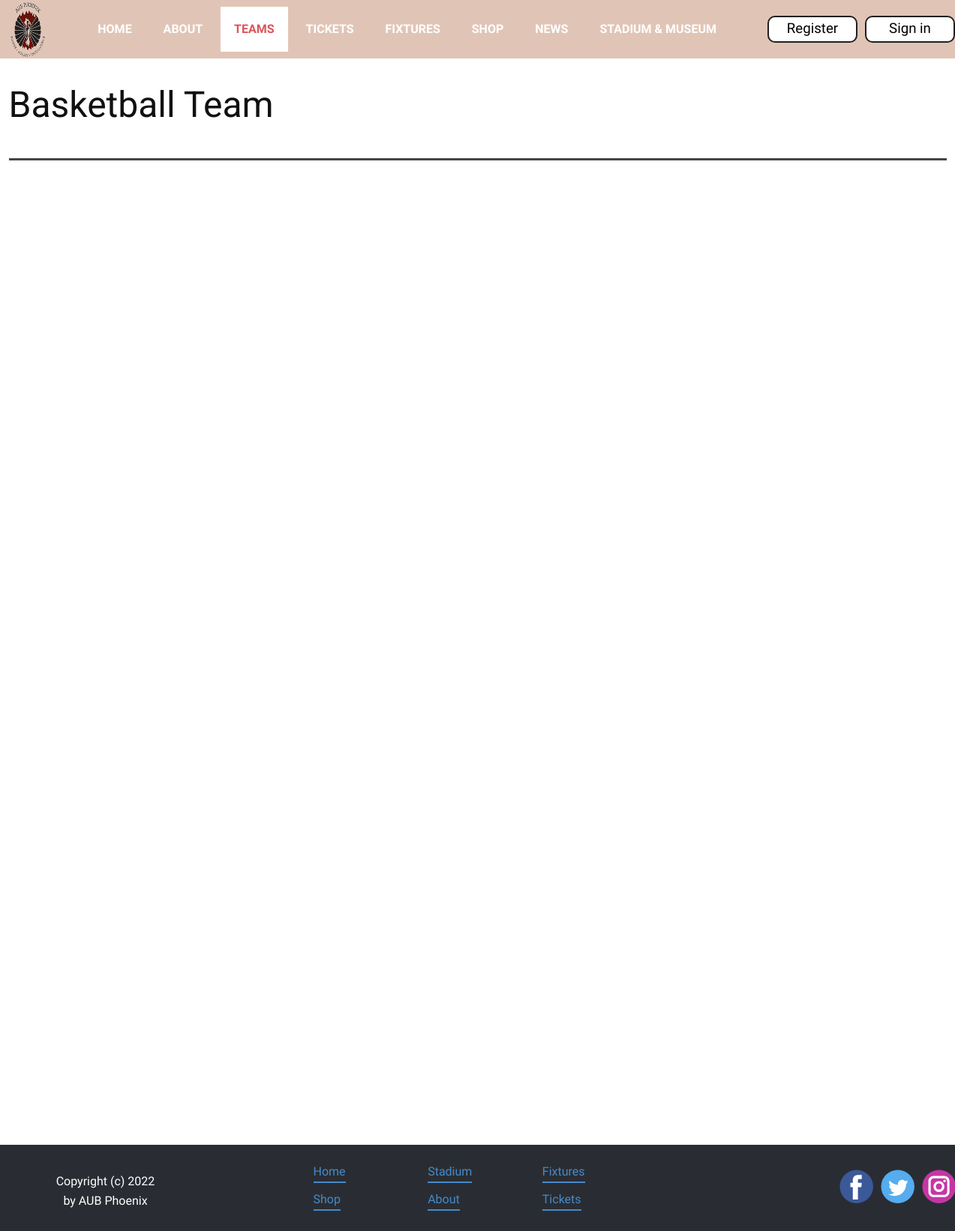
The app's page /TeamsB.html, older data.
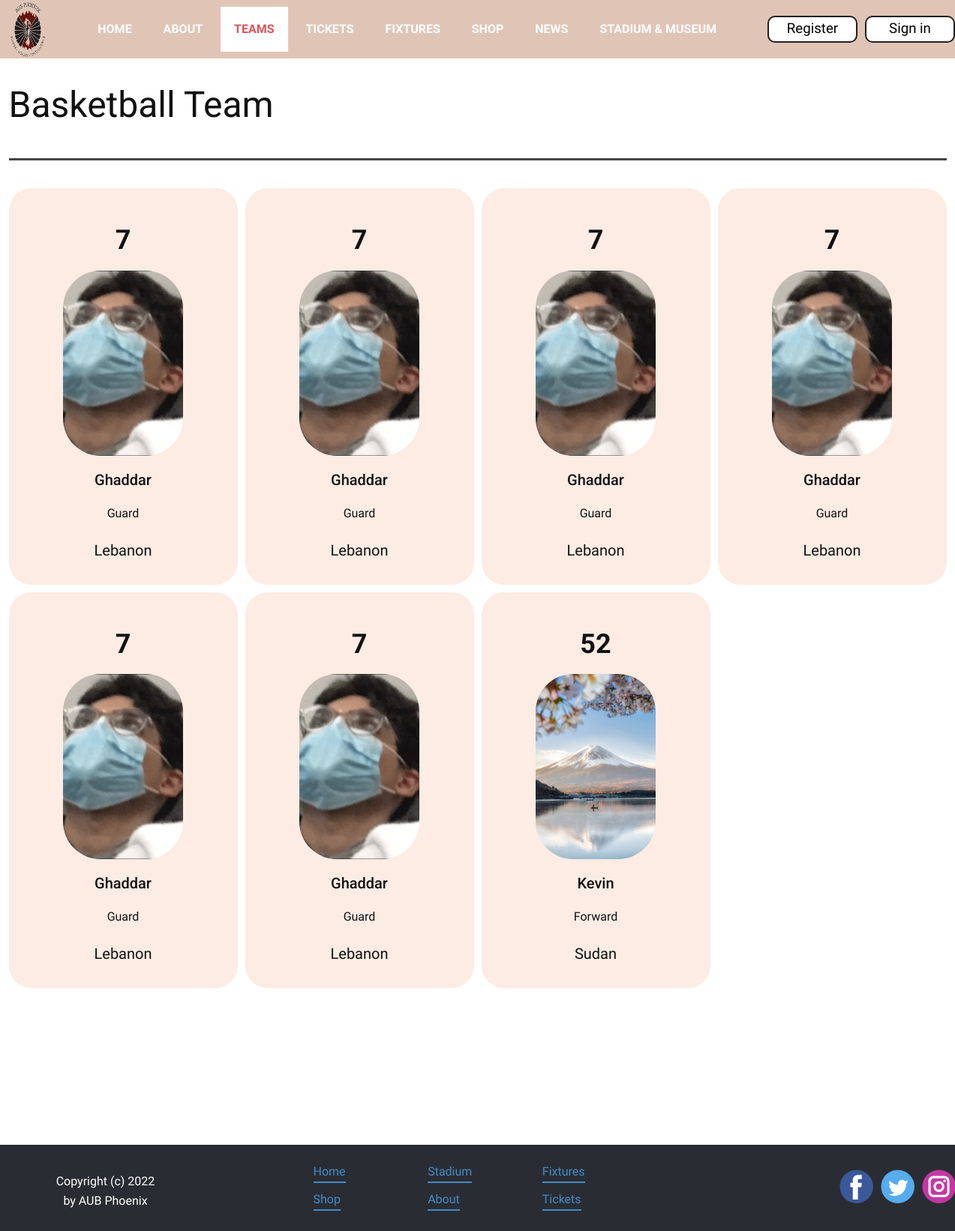
The same page, newer data.
### scms_app/models.py (models this page shows, shortened)
class Basketball_Player(models.Model):
    player_name = models.CharField(max_length=100)
    player_number = models.IntegerField()
    player_position = models.CharField(max_length=100, choices=POSITION2)
    player_nationality = models.CharField(max_length=100)
    player_image = models.ImageField(upload_to="static/scms_app/images")
    class Meta:
        verbose_name = "Basketball_Player"
        verbose_name_plural = "Basketball_Players"

### scms_app/views.py (the view)
# urls.py: path('TeamsB.html', views.TeamsB, name='TeamsB'),
def TeamsB(request):
	context={}
	if request.method == 'GET':
		bplayers = Basketball_Player.objects.all()
		context['players'] = bplayers
		profiles = Profile.objects.all()
		context['profiles'] = profiles
		return render(request, 'TeamsB.html', context)

### scms_app/templates/TeamsB.html (shortened to what this page needs)
{% extends 'base.html' %}
{% load static %}
    {%block content%}
    <link
      rel="stylesheet"
      href="{% static 'scms_app/css/TeamsB.css' %}"
      media="screen"
    />
    <link
      rel="stylesheet"
      href="{% static 'scms_app/css/TeamsF.css' %}"
      media="screen"
    />
    <section class="u-align-center u-clearfix u-section-1" id="sec-1548" style="min-height: 1000px;">
      <div class="u-clearfix u-sheet u-sheet-1">
        <h1 class="u-text u-text-default u-text-1">Basketball Team</h1>
        <div
          class="u-border-3 u-border-grey-dark-1 u-expanded-width u-line u-line-horizontal u-line-1"
        ></div>
        <div class="u-expanded-width u-layout-grid u-list u-list-1">
          <div class="u-repeater u-repeater-2">
            {% for player in players %}
            <div
            class="u-align-center u-container-style u-list-item u-repeater-item u-list-item-1"
          >
            <div
              class="u-container-layout u-similar-container u-container-layout-1"
            >
              <h2 class="u-text u-text-2">{{player.player_number}}</h2>
              <img
                alt=""
                class="u-image u-image-round u-radius-50 u-image-1"
                data-image-width="360"
                data-image-height="390"
                src={{player.player_image}}
              />
              <h5 class="u-text u-text-3">{{player.player_name}}</h5>
              <p class="u-text u-text-4">{{player.player_position}}</p>
              <p class="u-large-text u-text u-text-variant u-text-5">
                {{player.player_nationality}}
              </p>
            </div>
          </div>
            {% endfor %}
          </div>
        </div>
      </div>
    </section>
    {%endblock%}

### scms_app/templates/base.html (shortened to what this page needs)
{% load static %}
<!DOCTYPE html>
<html>
<head>
    <link
      rel="stylesheet"
      href="{% static 'scms_app/css/nicepage.css' %}"
      media="screen"
    />
    <link
    href="https://cdn.jsdelivr.net/npm/bootstrap@5.0.2/dist/css/bootstrap.min.css"
    rel="stylesheet"
>
    <link rel="stylesheet" href="https://cdnjs.cloudflare.com/ajax/libs/font-awesome/4.7.0/css/font-awesome.min.css">
</head>
<body class="u-body u-xl-mode">
{%include 'navbar.html'%}
    <main>
        {%block content%}
        {%endblock%}
    </main>
{%include 'footer.html'%}
</body>
</html>

### scms_app/templates/navbar.html (shortened to what this page needs)
{% load static %}
<head>
    <link rel="stylesheet" href="{% static 'scms_app/css/navbar-profile.css' %}" media="screen"/>
</head>
<header
      class="u-clearfix u-custom-color-3 u-header u-sticky u-sticky-9038 u-header"
      id="sec-2308"
    >
    <div class="nav-flex">
        <a
          href=""
          class="u-image u-logo u-image-1"
          data-image-width="300"
          data-image-height="300"
        >
          <img
            src="{% static 'scms_app/images/aub_phoenix-removebg-preview.png' %}"
            class="u-logo-image u-logo-image-1"
          />
        </a>
        <nav class="u-menu u-menu-dropdown u-offcanvas u-menu-1 nav-bar-1" style="display:flex; align-items:center;">
          <div class="u-custom-menu u-nav-container">
            <ul class="u-nav u-spacing-2 u-unstyled u-nav-1">
              <li class="u-nav-item">
                <a
                  class="u-active-white u-border-active-palette-1-base u-border-hover-palette-1-light-1 u-border-no-left u-border-no-right u-border-no-top u-button-style u-hover-white u-nav-link u-text-active-palette-2-base u-text-hover-palette-2-base u-text-white"
                  href="/"
                  style="padding: 22px 18px"
                  >Home</a
                >
              </li>
              <li class="u-nav-item">
                <a
                  class="u-active-white u-border-active-palette-1-base u-border-hover-palette-1-light-1 u-border-no-left u-border-no-right u-border-no-top u-button-style u-hover-white u-nav-link u-text-active-palette-2-base u-text-hover-palette-2-base u-text-white"
                  href="About.html"
                  style="padding: 22px 18px"
                  >About</a
                >
              </li>
              <li class="u-nav-item">
                <a
                  class="u-active-white u-border-active-palette-1-base u-border-hover-palette-1-light-1 u-border-no-left u-border-no-right u-border-no-top u-button-style u-hover-white u-nav-link u-text-active-palette-2-base u-text-hover-palette-2-base u-text-white"
                  style="padding: 22px 18px"
                  >Teams</a
                >
              </li>
              <li class="u-nav-item">
                <a
                  class="u-active-white u-border-active-palette-1-base u-border-hover-palette-1-light-1 u-border-no-left u-border-no-right u-border-no-top u-button-style u-hover-white u-nav-link u-text-active-palette-2-base u-text-hover-palette-2-base u-text-white"
                  href="Tickets.html"
                  style="padding: 22px 18px"
                  >Tickets</a
                >
              </li>
              <li class="u-nav-item">
                <a
                  class="u-active-white u-border-active-palette-1-base u-border-hover-palette-1-light-1 u-border-no-left u-border-no-right u-border-no-top u-button-style u-hover-white u-nav-link u-text-active-palette-2-base u-text-hover-palette-2-base u-text-white"
                  href="Fixtures.html"
                  style="padding: 22px 18px"
                  >Fixtures</a
                >
              </li>
              <li class="u-nav-item">
                <a
                  class="u-active-white u-border-active-palette-1-base u-border-hover-palette-1-light-1 u-border-no-left u-border-no-right u-border-no-top u-button-style u-hover-white u-nav-link u-text-active-palette-2-base u-text-hover-palette-2-base u-text-white"
                  href="Shop.html"
                  style="padding: 22px 18px"
                  >Shop</a
                >
              </li>
              <li class="u-nav-item">
                <a
                  class="u-active-white u-border-active-palette-1-base u-border-hover-palette-1-light-1 u-border-no-left u-border-no-right u-border-no-top u-button-style u-hover-white u-nav-link u-text-active-palette-2-base u-text-hover-palette-2-base u-text-white"
                  href="News.html"
                  style="padding: 22px 18px"
                  >News</a
                >
              </li>
              <li class="u-nav-item">
                <a
                  class="u-active-white u-border-active-palette-1-base u-border-hover-palette-1-light-1 u-border-no-left u-border-no-right u-border-no-top u-button-style u-hover-white u-nav-link u-text-active-palette-2-base u-text-hover-palette-2-base u-text-white"
                  href="StadiumMuseum.html"
                  style="padding: 22px 18px"
                  >Stadium &amp; Museum</a
                >
              </li>
            </ul>
          </div>
        </nav>
      {% if user.is_authenticated %}
        {% if 'normaluser' in request.session %}
            {% for profile in profiles %}
              {% if profile.username_id == user.id %}
                <div style="display:flex; flex-direction:row; margin-left:5%;">
                    <div style="align-self:center;">
                      <img title="Click to Change Profile Picture" src={{profile.userimage}} class="u-image u-logo u-image-1" style="border-radius:50px; width:60px; height:60px; cursor:pointer;" data-bs-toggle="modal" data-bs-target=".changeProfilePicClassOnly">
                    </div>
                    <div class="profile-div">
                      <div class="dropdown">
                        <div class="username-overflow-normal">
                          <span class="span-login drop-btn">Welcome,&nbsp<span class="span-un" style="cursor: pointer;" data-bs-toggle="modal" data-bs-target=".updateUsernameClass">{{user.username}}</span>
                        </div>
                        <div class="dropdown-content">
                          <a href="userProfile.html">My Profile</a>
                          <a href="/logout">Sign Out</a>
                        </div>
                      </div>
                      <div>
                        {% comment %} <span><a class="nav-a" href="/logout">
                        <button class="button button2">Logout</button></a>
                        </span> {% endcomment %}
                        <span>BAL: {{profile.balance}} $</span>
                      </div>
                    </div>
                  </div>
                </div>
              {% endif %}
            {% endfor %}
        {% elif 'staffuser' in request.session %}
                  <div class="profile-div">
                    {% for profile in profiles %}
                      {% if profile.username_id == user.id %}
                        <div>
                          <img src={{profile.userimage}} class="u-image u-logo u-image-1">
                        </div>
                      {% endif %}
                    {% endfor %}
                    <div class="dropdown">
                        <div style="display:flex;">
                          <div>
                            <span class="span-login drop-btn">Welcome,&nbsp</span>
                          </div>
                          <div class="username-overflow-staff">
                            <span class="span-login span-un">{{user.username}}</span>
                          </div>
                        </div>
                      <div class="dropdown-content">
                        <a href="/logout">Sign Out</a>
                      </div>
                    </div>
                  </div>
        {% endif %}
      {%else%}
      <div style="display:flex; flex-direction:row; gap:10px; align-items:center;">
      <div>
          <a
            href="Signup.html"
            data-page-id="902517574"
            class="nav-a"
            >
            <button class="button button2">Register</button>
          </a>
      </div>
      <div>
          <a
          href="Signin.html"
          data-page-id="112907359"
          class="nav-a"
          ><button class="button button2">Sign in</button>
          </a>
      </div>
      {%endif%}
  </div>
  </div>
</header>

### scms_app/templates/footer.html (shortened to what this page needs)
{% load static %}
<footer
    class="u-align-center-md u-align-center-sm u-align-center-xs u-clearfix u-footer u-palette-5-dark-3 footer"
    id="sec-89b5"
    style="width:100%; position:absolute; bottom:0;"
>
    <div class="u-clearfix u-sheet u-sheet-1">
    <div class="u-hidden-xs u-layout-grid u-list u-list-1">
        <div class="u-repeater u-repeater-1">
        <div
            class="u-container-style u-list-item u-repeater-item u-shape-rectangle"
        >
            <div
            class="u-container-layout u-similar-container u-valign-top u-container-layout-1"
            >
            <a
                href="/"
                data-page-id="4129248"
                class="u-active-none u-border-2 u-border-palette-1-base u-btn u-button-style u-custom-item u-hover-none u-none u-btn-1"
                >Home<br />
            </a>
            </div>
        </div>
        <div
            class="u-container-style u-list-item u-repeater-item u-shape-rectangle"
        >
            <div
            class="u-container-layout u-similar-container u-valign-top u-container-layout-2"
            >
            <a
                href="StadiumMuseum.html"
                data-page-id="760716739"
                class="u-active-none u-border-2 u-border-palette-1-base u-btn u-button-style u-custom-item u-hover-none u-none u-btn-2"
                >Stadium</a
            >
            </div>
        </div>
        <div
            class="u-container-style u-list-item u-repeater-item u-shape-rectangle"
        >
            <div
            class="u-container-layout u-similar-container u-valign-top u-container-layout-3"
            >
            <a
                href="Fixtures.html"
                data-page-id="48676079"
                class="u-active-none u-border-2 u-border-palette-1-base u-btn u-button-style u-custom-item u-hover-none u-none u-btn-3"
                >Fixtures</a
            >
            </div>
        </div>
        <div
            class="u-container-style u-list-item u-repeater-item u-shape-rectangle"
        >
            <div
            class="u-container-layout u-similar-container u-valign-top u-container-layout-4"
            >
            <a
                href="Shop.html"
                data-page-id="12162539"
                class="u-active-none u-border-2 u-border-palette-1-base u-btn u-button-style u-custom-item u-hover-none u-none u-btn-4"
                >Shop</a
            >
            </div>
        </div>
        <div
            class="u-container-style u-list-item u-repeater-item u-shape-rectangle"
        >
            <div
            class="u-container-layout u-similar-container u-valign-top u-container-layout-5"
            >
            <a
                href="About.html"
                data-page-id="1876729132"
                class="u-active-none u-border-2 u-border-palette-1-base u-btn u-button-style u-custom-item u-hover-none u-none u-btn-5"
                >About</a
            >
            </div>
        </div>
        <div
            class="u-container-style u-list-item u-repeater-item u-shape-rectangle"
        >
            <div
            class="u-container-layout u-similar-container u-valign-top u-container-layout-6"
            >
            <a
                href="Tickets.html"
                data-page-id="260256051"
                class="u-active-none u-border-2 u-border-palette-1-base u-btn u-button-style u-custom-item u-hover-none u-none u-btn-6"
                >Tickets</a
            >
            </div>
        </div>
        </div>
    </div>
    <div class="u-align-left u-social-icons u-spacing-10 u-social-icons-1">
        <a
        class="u-social-url"
        title="facebook"
        target="_blank"
        href="https://www.facebook.com/"
        ><span class="u-icon u-social-facebook u-social-icon u-icon-1"
            ><svg
            class="u-svg-link"
            preserveAspectRatio="xMidYMin slice"
            viewBox="0 0 112 112"
            style=""
            >
            <use
                xmlns:xlink="http://www.w3.org/1999/xlink"
                xlink:href="#svg-a092"
            ></use></svg
            ></span>
        </a>
        <a
        class="u-social-url"
        title="twitter"
        target="_blank"
        href="https://www.twitter.com/"
        ><span class="u-icon u-social-icon u-social-twitter u-icon-2"
            ><svg
            class="u-svg-link"
            preserveAspectRatio="xMidYMin slice"
            viewBox="0 0 112 112"
            style=""
            >
            <use
                xmlns:xlink="http://www.w3.org/1999/xlink"
                xlink:href="#svg-06e5"
            ></use></svg
            ></span>
        </a>
        <a
        class="u-social-url"
        title="instagram"
        target="_blank"
        href="https://www.instagram.com/"
        ><span class="u-icon u-social-icon u-social-instagram u-icon-3"
            ><svg
            class="u-svg-link"
            preserveAspectRatio="xMidYMin slice"
            viewBox="0 0 112 112"
            style=""
            >
            <use
                xmlns:xlink="http://www.w3.org/1999/xlink"
                xlink:href="#svg-1507"
            ></use></svg
            ></span>
        </a>
    </div>
    <p
        class="u-align-center-lg u-align-center-md u-align-center-xl u-text u-text-1"
    >
        Copyright (c) 2022<br />by AUB Phoenix<br />
    </p>
    </div>
</footer>

Row changes from the older to the newer data that the page shows:
added Basketball_Player: player_number "7", player_image (picture), player_name "Ghaddar", player_position "Guard", player_nationality "Lebanon"
added Basketball_Player: player_number "7", player_image (picture), player_name "Ghaddar", player_position "Guard", player_nationality "Lebanon"
added Basketball_Player: player_number "7", player_image (picture), player_name "Ghaddar", player_position "Guard", player_nationality "Lebanon"
added Basketball_Player: player_number "7", player_image (picture), player_name "Ghaddar", player_position "Guard", player_nationality "Lebanon"
added Basketball_Player: player_number "7", player_image (picture), player_name "Ghaddar", player_position "Guard", player_nationality "Lebanon"
added Basketball_Player: player_number "7", player_image (picture), player_name "Ghaddar", player_position "Guard", player_nationality "Lebanon"
added Basketball_Player: player_number "52", player_image (picture), player_name "Kevin", player_position "Forward", player_nationality "Sudan"
